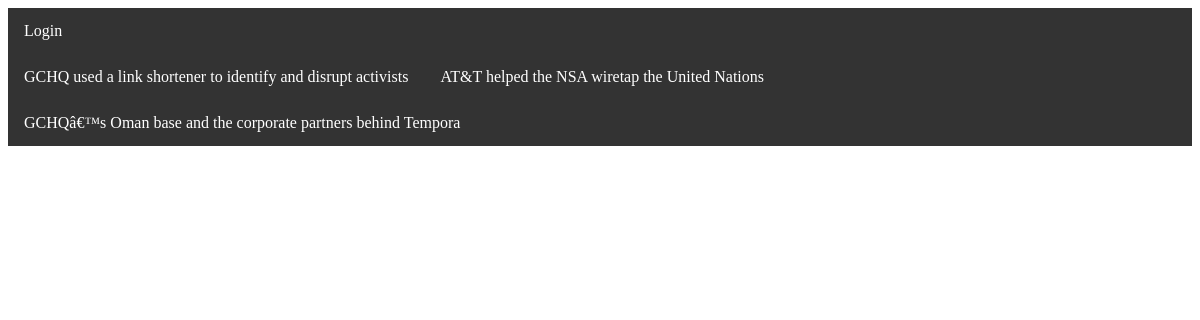
Page /createlogin.php on the committed database.
### tables this page shows
CREATE TABLE `blog_entry` (
  `entry_id` int(11) NOT NULL AUTO_INCREMENT,
  `title` varchar(150) DEFAULT NULL,
  `entry_text` text,
  `date_created` timestamp NOT NULL DEFAULT CURRENT_TIMESTAMP,
  `image` varchar(100) DEFAULT NULL,
  PRIMARY KEY (`entry_id`)
);

### controllers/admin/entries.php (called while the page is built)
<?
include_once "models/Blog_Table.class.php";
$entryTable = new Blog_Table( $db );
$allEntries = $entryTable->getAllEntries();
include_once "views/admin/entries-html.php";
?>

### createlogin.php (called while the page is built, shortened)
<?php
include_once "includes/connect.php";
include_once "models/Table.class.php";
include_once "templates/header.php";
include_once "templates/admin/admin-navigation.php";
$navigation = isset( $_GET['page'] );
if ( $navigation ) {
        $contrl = $_GET['page'];
} else {
	$contrl = "entries";
}
include_once "controllers/admin/$contrl.php";
include_once "templates/footer.php";
?>

### models/Blog_Table.class.php (called while the page is built, shortened)
<?php
class Blog_Table extends Table {
	public function getAllEntries () {
		$entrySQL = "SELECT entry_id, title, SUBSTRING(entry_text, 1, 150) AS intro  FROM blog_entry";
		$statement = $this->makeStatement( $entrySQL );
		return $statement;
	}
}
?>

### models/Table.class.php (called while the page is built)
<?php
class Table {
	private $db;
	public function __construct ( $db ) {
		$this->db = $db;
	}
        public function makeStatement ( $sql, $data = NULL) {
        	$statement = $this->db->prepare($sql);
		try{
			$statement->execute($data);
		} catch (Exception $e){
		    $msg = "<p>You tried to run this sql: $entrySQL<p>
			    <p>Exception: $e</p>";
		    trigger_error($msg);
		}
		return $statement;
    }
}

### views/admin/entries-html.php (the view)
<?php
$entriesAsHTML = "<ul>";
while ( $entry = $allEntries->fetchObject() ) {
    $href = "admin.php?page=editor&amp;id=$entry->entry_id";
    $entriesAsHTML .= "<li><a href='$href'>$entry->title</a></li>";
}
$entriesAsHTML .= "</ul>";
echo $entriesAsHTML;
?>

### css/style.css (style rules this page uses)
ul { list-style-type: none; margin: 0; padding: 0; overflow: hidden; background-color: #333; }
li { float: left; color: white; }
li a, .dropbtn { display: inline-block; color: white; text-align: center; padding: 14px 16px; text-decoration: none; }

### rows in the picture
blog_entry: title "GCHQ used a link shortener to identify and disrupt activists"
blog_entry: title "AT&T helped the NSA wiretap the United Nations"
blog_entry: title "GCHQâ€™s Oman base and the corporate partners behind Tempora"
